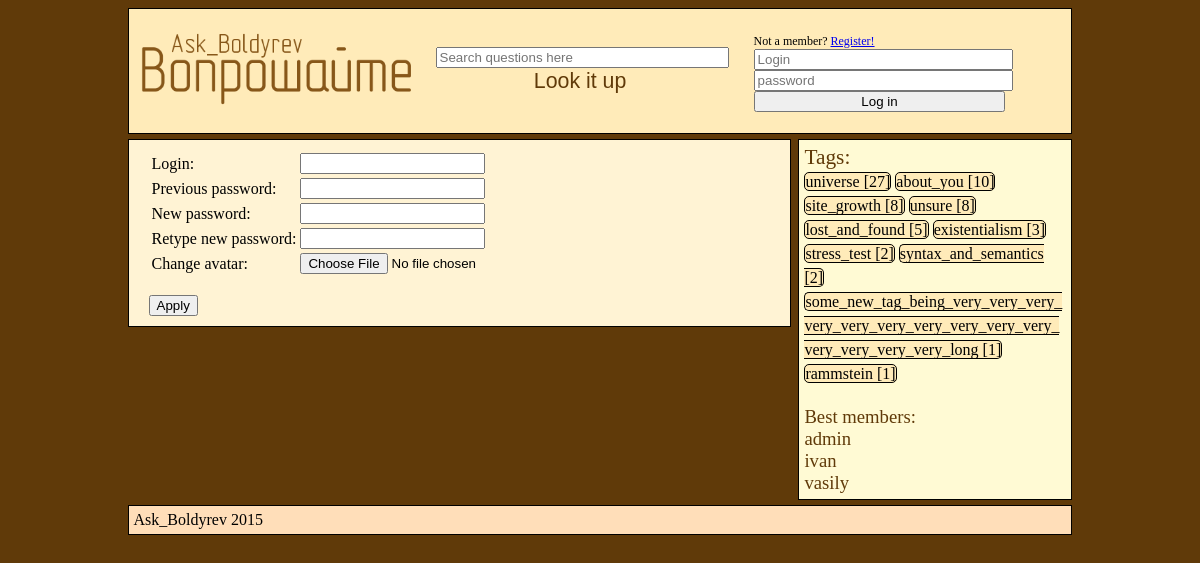
The page /questions/profile/ on the database as committed earlier.
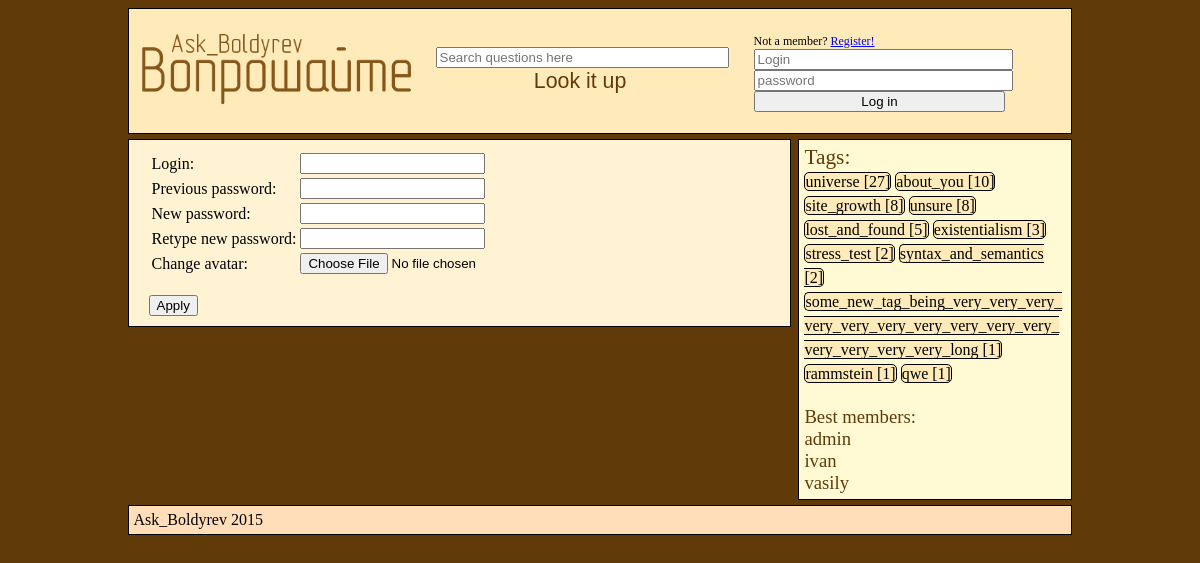
The same page on the database as committed later.
### questions/models.py (models this page shows, shortened)
class Tag(models.Model):
	questions = models.ManyToManyField(Question)
	tag_text = models.CharField(max_length=200)
	absolute_popularity = models.DecimalField(max_digits=3, decimal_places=0, default=0)
	def __unicode__(self):
		return self.tag_text + " [" + str(self.absolute_popularity) + "]"

### questions/views.py (the view)
def profile(request):
	vardict = check_login(request)
	vardict.update( right_block() )
	return render(request, 'questions/profile.html', vardict)

### questions/views.py (called while the page is built, shortened)
def right_block():
	return {
		'popular_tags': Tag.objects.order_by('-absolute_popularity')[:50],
		'best_members': [p.user.username for p in Person.objects.order_by('-rating')[:5] ],
	}

def check_login(request):
	login_msg = ""
	return {
		'login_msg': login_msg,
	}

### questions/templates/questions/profile.html (shortened to what this page needs)
{% extends "base.html" %}
{% block main_block %}
<form action="{% url 'profile' %}" method="post">
<table>
<tr>
<td>
Login:
</td>
<td>
<input type="text" name="edit_login"/>
</td>
<td rowspan="3">
</td>
</tr>
<tr>
<td>
Previous password:
</td>
<td>
<input type="password" name="prev_password"/>
</td>
</tr>
<tr>
<td>
New password:
</td>
<td>
<input type="password" name="new_password"/>
</td>
</tr>
<tr>
<td>
Retype new password:
</td>
<td>
<input type="password" name="re_new_password"/>
</td>
</tr>
<tr>
<td>
Change avatar:
</td>
<td>
<input type="file" accept="image/jpeg,image/png"/>
</td>
</tr>
</table>
<br/>
<button type="submit">Apply</button>
</form>
{% endblock main_block %}

### templates/base.html (shortened to what this page needs)
<!DOCTYPE HTML>
<html>
<head>
<link rel="stylesheet" type="text/css" href="/static/ask_boldyrev_main.css">
</head>
<body onLoad="body_loaded()">
<div style="width:100%" align="center">
<div id="comprehensive_div" align="left">
<div id="header_div">
{% block header_block %}
<table style="width:100%">
<tr style="height:120px">
<td class="header_logo">
<a href="{% url 'question_list' %}">
<img class="header_logo" alt="LOGO" src="/static/questions/pic/logo.png">
</a>
</td>
<td class="header_search">
<form action="{% url 'question_list' %}" method="GET">
<input type="text" name="q" class="header_search" placeholder="Search questions here" required/>
<br />
<button class="header_search" type="submit">Look it up</button>
</form>
</td>
<td class="header_user">
{% block user_block %}
{% if request.user.is_authenticated %}
<table width="100%">
<tr>
<td width="100px">
<form action="{% url 'new_question' %}" method="POST">
{% csrf_token %}
<button style="width: 100%; height: 100px; font-size: 14pt;" type="submit" name="new_question_button">Ask!</button>
</form>
</td>
<td>
<form action="{{ request.path }}" method="POST">
{% csrf_token %}
<img class="self_avatar" src="{{ request.user.person.avatar }}" />
<span class="self_nick">{{ request.user.username }}</span>
<br />
<button class="log_out" name="log_out" type="submit">Log out</button>
<br/>
</form>
<form action="{% url "profile" %}" method="POST">
{% csrf_token %}
<button name="profile" type="submit">Profile</button>
</form>
<div slyle="clear:both"></div>
</td>
</tr>
</table>
{% else %}
<span style="font-size:9pt">
{% if login_msg %}
{{ login_msg }}
{% else %}
Not a member?
<a href="{% url 'register' %}">
Register!
</a>
{% endif %}
</span>
<form action="{{ request.path }}" method="POST">
<input class="login" type="text" name="login" placeholder="Login" required />
<input class="password" type="password" name="password" placeholder="password" />
<button class="log_in" type="submit">Log in</button>
</form>
{% endif %}
{% endblock user_block %}
</td>
</tr>
</table>
{% endblock %}
</div>
<div id="main_div">
<div style="padding:10px 20px">
{% block main_block %}{% endblock %}
</div>
</div>
<div id="right_div">
<div class="tags">
{% if not popular_tags %}
<span class="popular_tags">No tags!</span><br />
{% else %}
<span class="popular_tags">Tags:</span><br />
{% for tag in popular_tags %}
	<a href="{% url 'tag' tag.tag_text %}" class="tags">{{ tag }}</a>
{% endfor %}
{% endif %}
</div>
<div class="best_members">
{% if not best_members %}
<span class="best_members">No best members!</span><br />
{% else %}
<span class="best_members">Best members:</span><br />
{% for member in best_members %}
	<div style="">{{member}}</div>
{% endfor %}
{% endif %}
</div>
</div>
<div id="footer_div">
<div style="margin:5px">
{% block footer_block %}
Ask_Boldyrev  2015
{% endblock %}
</div>
</div>
</div>
</div>
</body>
</html>

Rows that differ between the two databases and show on the page:
added Tag: tag_text+absolute_popularity "qwe [1]"
